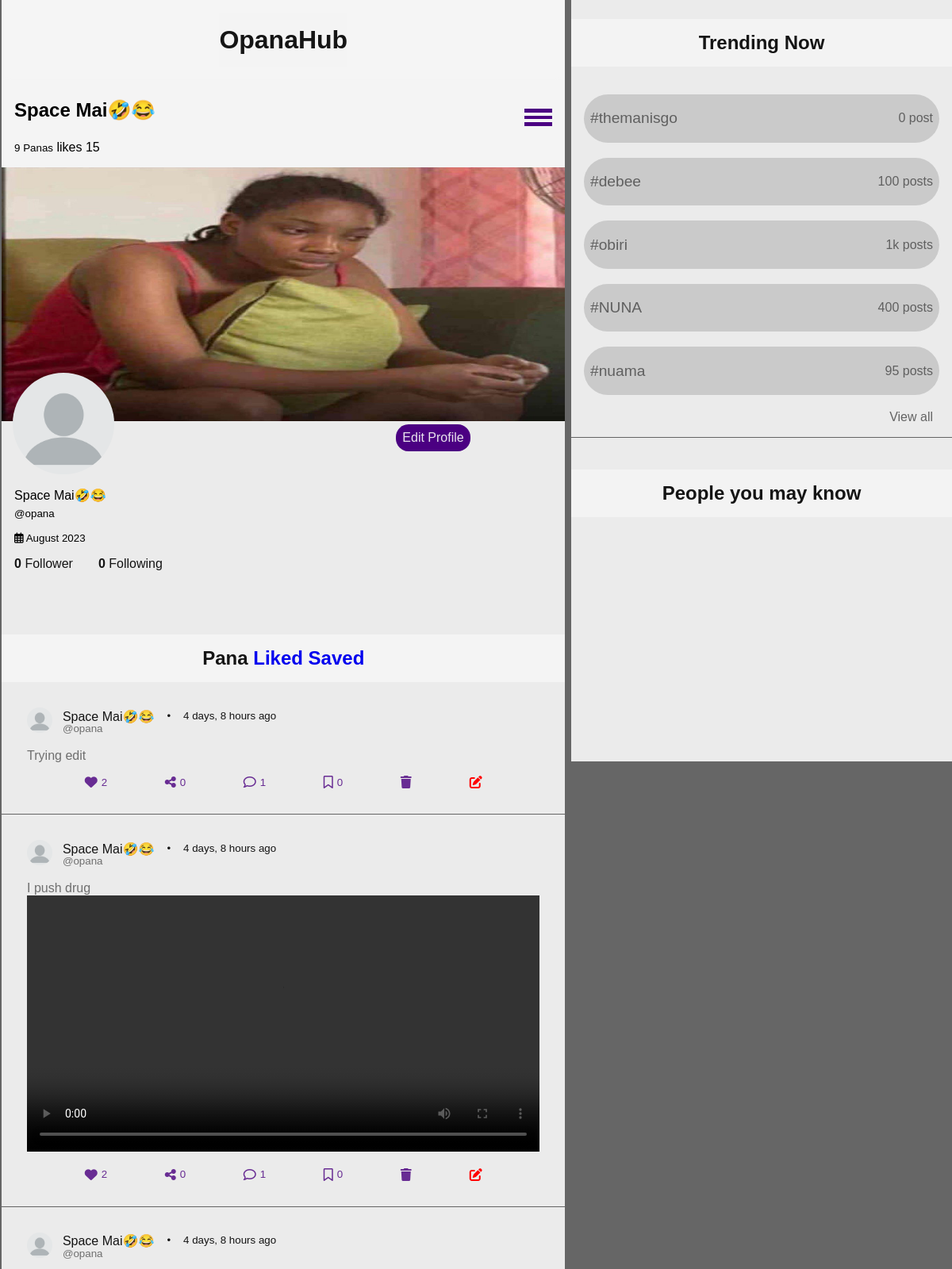
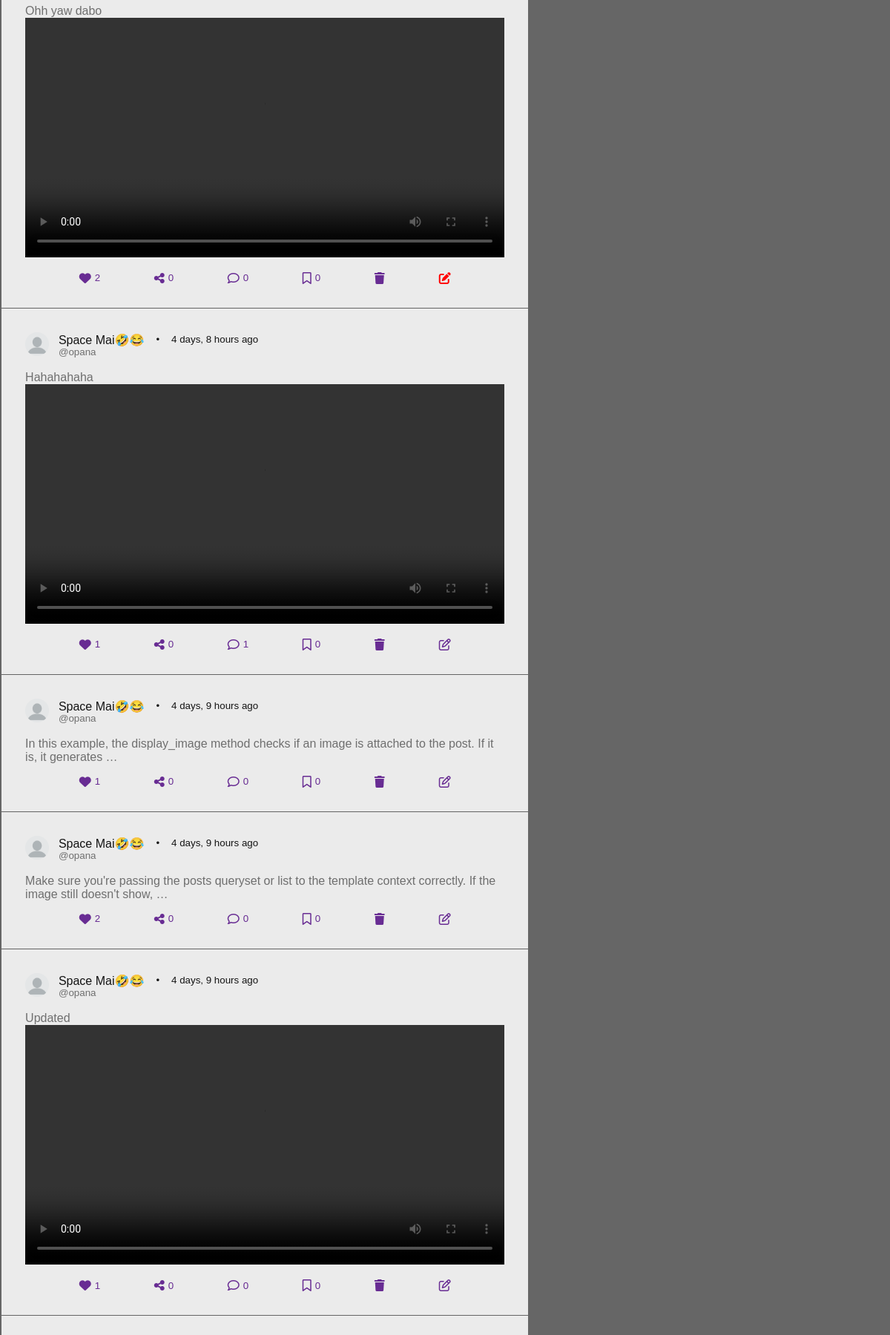
The app's page /profile/opana (signed in, upper part) with its own data (2 pictures, top to bottom).
### opanahub/models.py (models this page shows, shortened)
class Profile(models.Model):
    user = models.OneToOneField(User, on_delete=models.CASCADE)
    back_img = models.ImageField(upload_to="back_images", default="thin.jpg")
    profile_img = models.ImageField(upload_to="profile_images", default="blank.webp")
    location = models.CharField(max_length=400, blank=True)
    job = models.CharField(max_length=400, blank=True)
    bio = models.TextField(blank=True)
    display_name = models.CharField(max_length=50, blank=True)
    web = models.URLField(blank=True)
    follw = models.IntegerField(default=0)
    follwing = models.IntegerField(default=0)
    class Meta:
        verbose_name_plural = 'Profile'

class Posts(models.Model):
    profile = models.ForeignKey(Profile, on_delete=models.CASCADE)
    post_id = models.UUIDField(default=uuid.uuid4)
    image = models.FileField(upload_to='post_images', blank=True, null=True)
    caption = models.TextField()
    trends = models.ForeignKey(Trend, on_delete=models.CASCADE, null=True, blank=True)
    created_on = models.DateTimeField(auto_now_add=True)
    likes = models.IntegerField(default=0)
    liked = models.BooleanField(default=False)
    shares = models.IntegerField(default=0)
    saved = models.IntegerField(default=0)
    sav = models.BooleanField(default=False)
    comments = models.IntegerField(default=0)
    edited = models.BooleanField(default=False)
    def display_image(self):
        if self.image:
            if self.image.url.endswith(('.mp4', '.avi', '.mov')):
                return format_html('<video controls width="100%" src="{}"></video>', self.image.url)
            else:
                return format_html('<img src="{}" alt="Post File" height="auto" />', self.image.url)
        return ""
    class Meta:
        verbose_name_plural = 'Post'

### opanahub/views.py (the view)
# urls.py: path('profile/<user>', views.profile, name="profile"),
@login_required(login_url=index)
def profile(request, user):
    user_obj = User.objects.get(username=user)
    profile =  Profile.objects.get(user=user_obj)
    postt = Posts.objects.filter(profile=profile)
    user_obj = Profile.objects.get(user=request.user)
    logged_in_user = request.user
    follower = user_obj
    following = profile
    if Follow.objects.filter(user=follower, following=following):
        switch = "Following"
    else:
        switch = "Follow"
    profile_visited_followers = len(Follow.objects.filter(user=profile))
    profile_visited_following = len(Follow.objects.filter(following=profile))
    total_likes = 0
    for post in postt:
        total_likes += post.likes
    context ={
        "profile": profile,
        "user_obj": user_obj,
        "post": postt,
        "switch": switch,
        "profile_visited_followers": profile_visited_followers,
        "profile_visited_following": profile_visited_following,
        "likes": total_likes,
    }
    return render(request, "profile.html", context)

### template/profile.html (shortened to what this page needs)
{% load static %}
{% load humanize %}
<!DOCTYPE html>
<html lang="en">
<head>
    <link rel="stylesheet" href="{% static 'css/profile.css' %}">
    <link rel="stylesheet" href="https://cdnjs.cloudflare.com/ajax/libs/font-awesome/6.2.1/css/all.min.css">
</head>
<body>
    <div class="container">
        <div class="center">
            <div class="yie">
                <div class="head">OpanaHub</div>
            </div>
           <div class="search">
                    <div class="covv">
                        <p class="ttt">{{profile.display_name}}</p>
                        {% if post.count == 0 %}
                            <small>{{post.count}} Pana</small>
                        {% elif post.count == 1 %}
                            <small>{{post.count}} Pana</small>
                        {% else %}
                            <small>{{post.count}} Panas</small>
                        {% endif %}
                        likes {{likes}}
                    </div>
                <div class="lis">
                    <div class="toggler" onclick="Drop()">
                        <div class="line"></div>
                        <div class="line"></div>
                        <div class="line"></div>
                    </div>
                </div>
           </div>
           <div class="formm">
                <div class="backimg">
                    <a href="{{profile.back_img.url}}">
                        <img class="back" src="{{profile.back_img.url}}" alt="">
                    </a>
                    <div class="profileimg">
                        <a href="{{profile.profile_img.url}}">
                            <img class="prof" src="{{profile.profile_img.url}}" alt="">
                        </a>
                    </div>
                </div>
            </div>
           <div class="guda">
                <form action="/follow" method="POST">
                    {% if profile.user == request.user %}
                        <a href="{% url 'setting' %}">Edit Profile</a>
                    {% else %}
                        <a href="" class="message">
                            <i class="fa fa-message"></i>
                        </a>
                        <input type="submit" value="{{switch}}">
                    {% endif %}
                </form>
           </div>
           <div class="about">
                <p>{{profile.display_name}}</p>
                <small class="username">@{{profile.user}}</small>
                <div class="list">
                    <small>
                        <i class="fa far fa-calendar-alt"></i>
                        {{profile.user.date_joined|date:"F Y"}}
                    </small>
                </div>
                <div class="fff">
                    <p>
                        <a href="{% url 'follower' profile.user %}">
                            {% if profile_visited_following <= 1 %}
                                <span>{{profile_visited_following}}</span>
                                Follower
                            {% else %}
                                <span>{{profile_visited_following}}</span>
                                Followers
                            {% endif %}
                        </a>
                    </p>
                    <p>
                        <a href="{% url 'following' profile.user %}">
                            <span>{{profile_visited_followers}}</span>
                            Following
                        </a>
                    </p>
                </div>
           </div>
           <div class="card">
            <div class="head">
                Pana
                <a href="{% url 'userliked' profile.user %}">Liked</a>
                <a href="{% url 'savedpost' profile.user %}">Saved</a>
            </div>
            {% if post %}
                {% for posts in post reversed %}
                <div class="cards">
                    <div class="account">
                        <a>
                            <img src="{{posts.profile.profile_img.url}}" alt="">
                            <div class="owner">
                                <div class="time">
                                    {% if posts.profile.display_name %}
                                    <p>{{posts.profile.display_name|truncatechars:"15"}}</p>
                                    {% endif %}
                                    <small>@{{posts.profile.user|lower|truncatechars:"15"}}</small>
                                </div>
                        </a>
                                <div class="smal">
                                    <small>•</small>
                                    <small>{{posts.created_on|naturaltime}}</small>
                                </div>
                            </div>
                    </div>
                    <div class="content">
                        <a href="/pana_details/{{posts.post_id}}">
                            <caption>{{posts.caption|truncatewords:20}}</caption>
                            {{posts.display_image|safe}}
                        </a>
                    </div>
                    <div class="actions">
                        {% if posts.liked == True %}
                        <a id="myAnchor" href="{% url 'likethissinprofile' profile.user %}?post_id={{posts.post_id}}" class="like">
                            <i class="fa fa-heart"></i>
                            <small>{{posts.likes}}</small>
                        </a>
                        {% else %}
                        <a id="myAnchor" href="{% url 'likethissinprofile' profile.user %}?post_id={{posts.post_id}}" class="like">
                            <i class="fa-regular fa-heart"></i>
                            <small>{{posts.likes}}</small>
                        </a>
                        {% endif %}
                        <a id="myAnchor" class="like">
                            <i class="fa-solid fa-share-nodes"></i>
                            <small>{{posts.shares}}</small>
                        </a>
                        <a id="myAnchor" class="like">
                            <i class="fa-regular fa-comment"></i>
                            <small>{{posts.comments}}</small>
                        </a>
                        {% if posts.sav == True  %}
                        <a id="myAnchor" href="{% url 'savethissinprofile' profile.user %}?post_id={{posts.post_id}}" class="like">
                            <i class="fa fa-bookmark"></i>
                            <small>{{posts.saved}}</small>
                        </a>
                        {% else %}
                        <a id="myAnchor" href="{% url 'savethissinprofile' profile.user %}?post_id={{posts.post_id}}" class="like">
                            <i class="fa-regular fa-bookmark"></i>
                            <small>{{posts.saved}}</small>
                        </a>
                        {% endif %}
                        {% if posts.profile.user == request.user %}
                        <a href="{% url 'delthiss' posts.post_id profile.user %}" class="like">
                            <i class="fa fa-trash"></i>
                        </a>
                        {% if posts.edited == True %}
                        <a href="{% url 'edit' posts.post_id %}" style="color:red;" class="like">
                            <i class="fa fa-fas fa-edit"></i>
                        </a>
                        {% else %}
                        <a href="{% url 'edit' posts.post_id %}" class="like">
                            <i class="fa-regular fa-pen-to-square"></i>
                        </a>
                        {% endif %}
                        {% endif %}
                    </div>
                </div>
                {% endfor %}
            {% else %}
                <p style="text-align: center; margin-top:2rem; font-size:1.5rem;">{{profile.user|capfirst}} have no post.</p>
            {% endif %}
        <div class="left">
            <div class="trendcont">
                <p class="head">Trending Now</p>
                <a href="#" class="trends">
                    <p>#themanisgo</p>
                    <small>0 post</small>
                </a>
                <a href="#" class="trends">
                    <p>#debee</p>
                    <small>100 posts</small>
                </a>
                <a href="#" class="trends">
                    <p>#obiri</p>
                    <small>1k posts</small>
                </a>
                <a href="#" class="trends">
                    <p>#NUNA</p>
                    <small>400 posts</small>
                </a>
                <a href="#" class="trends">
                    <p>#nuama</p>
                    <small>95 posts</small>
                </a>
                <div class="views">
                    <a href="#">View all</a>
                </div>
            </div>
            <div class="people">
                <p class="head">People you may know</p>
            </div>
        </div>
</body>
</html>

### records on screen
Profile: display_name "Space Mai🤣😂", back_img (picture), profile_img (placeholder picture), user "opana", user.date_joined "August 2023"
Posts: profile.profile_img (placeholder picture), profile.display_name "Space Mai🤣😂", profile.user "opana", created_on "4 days, 8 hours ago", caption "Trying edit", likes "2", shares "0", comments "1", saved "0", edited True (drawn)
Posts: profile.profile_img (placeholder picture), profile.display_name "Space Mai🤣😂", profile.user "opana", created_on "4 days, 8 hours ago", caption "I push drug", likes "2", shares "0", comments "1", saved "0", edited True (drawn)
Posts: profile.profile_img (placeholder picture), profile.display_name "Space Mai🤣😂", profile.user "opana", created_on "4 days, 8 hours ago", caption "Ohh yaw dabo", likes "2", shares "0", comments "0", saved "0", edited True (drawn)
Posts: profile.profile_img (placeholder picture), profile.display_name "Space Mai🤣😂", profile.user "opana", created_on "4 days, 8 hours ago", caption "Hahahahaha", likes "1", shares "0", comments "1", saved "0", edited False (drawn)
Posts: profile.profile_img (placeholder picture), profile.display_name "Space Mai🤣😂", profile.user "opana", created_on "4 days, 9 hours ago", caption "In this example, the display_image method checks if an image is attached to the post. If it is, it generates …", likes "1", shares "0", comments "0", saved "0", edited False (drawn)
Posts: profile.profile_img (placeholder picture), profile.display_name "Space Mai🤣😂", profile.user "opana", created_on "4 days, 9 hours ago", caption "Make sure you're passing the posts queryset or list to the template context correctly. If the image still doesn't show, …", likes "2", shares "0", comments "0", saved "0", edited False (drawn)
Posts: profile.profile_img (placeholder picture), profile.display_name "Space Mai🤣😂", profile.user "opana", created_on "4 days, 9 hours ago", caption "Updated", likes "1", shares "0", comments "0", saved "0", edited False (drawn)

### other values on screen
{{ post.count }} "9"
{{ likes }} "15"
{{ profile_visited_following }} "0"
{{ profile_visited_followers }} "0"
